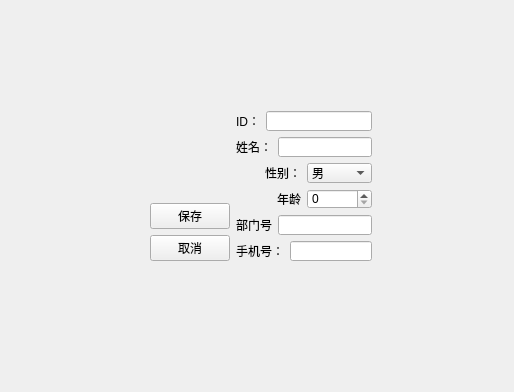
<?xml version="1.0" encoding="UTF-8"?>
<ui version="4.0">
 <class>doctorEditview</class>
 <widget class="QWidget" name="doctorEditview">
  <property name="geometry">
   <rect>
    <x>0</x>
    <y>0</y>
    <width>514</width>
    <height>392</height>
   </rect>
  </property>
  <property name="windowTitle">
   <string>Form</string>
  </property>
  <widget class="QWidget" name="layoutWidget">
   <property name="geometry">
    <rect>
     <x>150</x>
     <y>111</y>
     <width>222</width>
     <height>150</height>
    </rect>
   </property>
   <layout class="QFormLayout" name="formLayout">
    <item row="0" column="0">
     <layout class="QVBoxLayout" name="verticalLayout_2">
      <item>
       <spacer name="horizontalSpacer">
        <property name="orientation">
         <enum>Qt::Orientation::Horizontal</enum>
        </property>
        <property name="sizeHint" stdset="0">
         <size>
          <width>40</width>
          <height>20</height>
         </size>
        </property>
       </spacer>
      </item>
      <item>
       <spacer name="verticalSpacer">
        <property name="orientation">
         <enum>Qt::Orientation::Vertical</enum>
        </property>
        <property name="sizeHint" stdset="0">
         <size>
          <width>20</width>
          <height>40</height>
         </size>
        </property>
       </spacer>
      </item>
      <item>
       <widget class="QPushButton" name="btSave">
        <property name="text">
         <string>保存</string>
        </property>
       </widget>
      </item>
      <item>
       <widget class="QPushButton" name="btCancel">
        <property name="text">
         <string>取消</string>
        </property>
       </widget>
      </item>
     </layout>
    </item>
    <item row="0" column="1">
     <layout class="QVBoxLayout" name="verticalLayout">
      <item>
       <layout class="QHBoxLayout" name="horizontalLayout">
        <item>
         <widget class="QLabel" name="label_3">
          <property name="text">
           <string>ID：</string>
          </property>
          <property name="alignment">
           <set>Qt::AlignmentFlag::AlignRight|Qt::AlignmentFlag::AlignTrailing|Qt::AlignmentFlag::AlignVCenter</set>
          </property>
         </widget>
        </item>
        <item>
         <widget class="QLineEdit" name="ID"/>
        </item>
       </layout>
      </item>
      <item>
       <layout class="QHBoxLayout" name="horizontalLayout_2">
        <item>
         <widget class="QLabel" name="label_2">
          <property name="text">
           <string>姓名：</string>
          </property>
          <property name="alignment">
           <set>Qt::AlignmentFlag::AlignRight|Qt::AlignmentFlag::AlignTrailing|Qt::AlignmentFlag::AlignVCenter</set>
          </property>
         </widget>
        </item>
        <item>
         <widget class="QLineEdit" name="NAME"/>
        </item>
       </layout>
      </item>
      <item>
       <layout class="QHBoxLayout" name="horizontalLayout_3">
        <item>
         <widget class="QLabel" name="label">
          <property name="text">
           <string>性别：</string>
          </property>
          <property name="alignment">
           <set>Qt::AlignmentFlag::AlignRight|Qt::AlignmentFlag::AlignTrailing|Qt::AlignmentFlag::AlignVCenter</set>
          </property>
         </widget>
        </item>
        <item>
         <widget class="QComboBox" name="SEX">
          <item>
           <property name="text">
            <string>男</string>
           </property>
          </item>
          <item>
           <property name="text">
            <string>女</string>
           </property>
          </item>
         </widget>
        </item>
       </layout>
      </item>
      <item>
       <layout class="QHBoxLayout" name="horizontalLayout_7">
        <item>
         <layout class="QHBoxLayout" name="horizontalLayout_4">
          <item>
           <widget class="QLabel" name="label_6">
            <property name="text">
             <string>年龄</string>
            </property>
            <property name="alignment">
             <set>Qt::AlignmentFlag::AlignRight|Qt::AlignmentFlag::AlignTrailing|Qt::AlignmentFlag::AlignVCenter</set>
            </property>
           </widget>
          </item>
         </layout>
        </item>
        <item>
         <widget class="QSpinBox" name="AGE"/>
        </item>
       </layout>
      </item>
      <item>
       <layout class="QHBoxLayout" name="horizontalLayout_5">
        <item>
         <widget class="QLabel" name="label_4">
          <property name="text">
           <string>部门号</string>
          </property>
          <property name="alignment">
           <set>Qt::AlignmentFlag::AlignRight|Qt::AlignmentFlag::AlignTrailing|Qt::AlignmentFlag::AlignVCenter</set>
          </property>
         </widget>
        </item>
        <item>
         <widget class="QLineEdit" name="DEPARTMENT_ID"/>
        </item>
       </layout>
      </item>
      <item>
       <layout class="QHBoxLayout" name="horizontalLayout_6">
        <item>
         <widget class="QLabel" name="label_5">
          <property name="text">
           <string>手机号：</string>
          </property>
          <property name="alignment">
           <set>Qt::AlignmentFlag::AlignRight|Qt::AlignmentFlag::AlignTrailing|Qt::AlignmentFlag::AlignVCenter</set>
          </property>
         </widget>
        </item>
        <item>
         <widget class="QLineEdit" name="PHONE"/>
        </item>
       </layout>
      </item>
     </layout>
    </item>
   </layout>
  </widget>
 </widget>
 <resources/>
 <connections/>
</ui>
